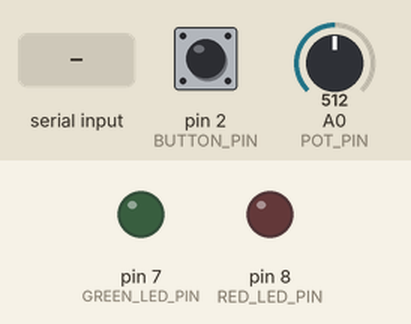
Recording of a sketch running on a simulated Arduino Uno, built with avr-gcc and run on an emulated ATmega328P. Shown: output pins drawn as LEDs (lit = HIGH). The test bench sets the inputs (shaded band); at power-on: pin 2 (BUTTON_PIN) HIGH, A0 (POT_PIN) = 512. What the sketch prints to the serial monitor is not drawn.

Above: at 1.2 s.
1.3 s: "FLASHLIGHT,90\n" received over Serial
At 2.5 s:
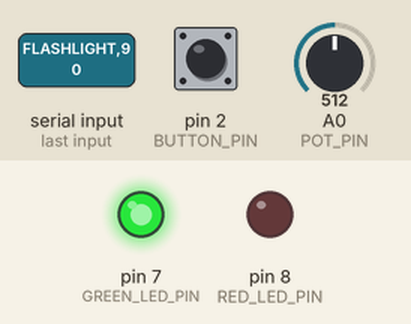
2.8 s: "REDPULSE,90\n" received over Serial
At 2.81 s:
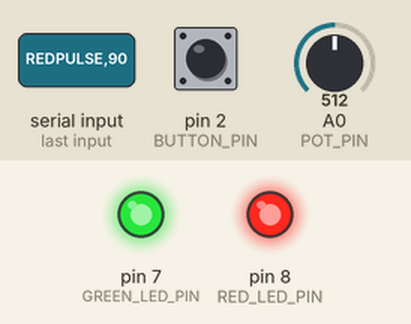
Timing chart, 0 to 5.8 s (numbered marks = the images above; inputs shaded):
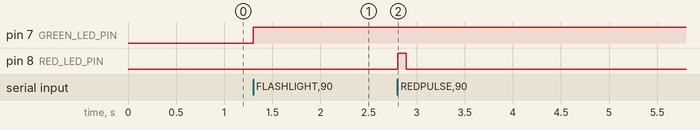

The sketch:

UnitySerialController02Example.ino
```cpp
#include <elapsedMillis.h>

const int POT_PIN = A0;
const int BUTTON_PIN = 2;
const int GREEN_LED_PIN = 7;
const int RED_LED_PIN = 8;
const unsigned long SEND_INTERVAL_MS = 50;
const unsigned long DEFAULT_RED_PULSE_MS = 500;

elapsedMillis sendTimer;
bool flashlightState = false;
unsigned long redLedPulseEndTimeMs = 0;

const int SERIAL_BUFFER_SIZE = 32;
char serialBuffer[SERIAL_BUFFER_SIZE];
int serialBufferIndex = 0;

void triggerRedLedPulse(unsigned long durationMs) {
  unsigned long safeDuration = durationMs > 0 ? durationMs : 1;
  redLedPulseEndTimeMs = millis() + safeDuration;
}

bool isRedPulseActive() {
  return (long)(millis() - redLedPulseEndTimeMs) < 0;
}

void handleIncomingCommand(const char* command) {
  int stateValue = 0;
  unsigned long pulseDurationMs = 0;

  if (sscanf(command, "FLASHLIGHT,%d", &stateValue) == 1) {
    flashlightState = stateValue != 0;
  } else if (sscanf(command, "REDPULSE,%lu", &pulseDurationMs) == 1) {
    triggerRedLedPulse(pulseDurationMs);
  } else if (sscanf(command, "REDLED,%d", &stateValue) == 1) {
    // Backward compatibility: REDLED,1 triggers a default pulse.
    if (stateValue != 0) {
      triggerRedLedPulse(DEFAULT_RED_PULSE_MS);
    }
  }
}

void updateActuators() {
  digitalWrite(GREEN_LED_PIN, flashlightState ? HIGH : LOW);
  digitalWrite(RED_LED_PIN, isRedPulseActive() ? HIGH : LOW);
}

void processIncomingSerial() {
  while (Serial.available() > 0) {
    char incomingChar = Serial.read();

    if (incomingChar == '\r') {
      continue;
    }

    if (incomingChar == '\n') {
      serialBuffer[serialBufferIndex] = '\0';

      if (serialBufferIndex > 0) {
        handleIncomingCommand(serialBuffer);
      }

      serialBufferIndex = 0;
    } else if (serialBufferIndex < SERIAL_BUFFER_SIZE - 1) {
      serialBuffer[serialBufferIndex++] = incomingChar;
    } else {
      // If a line is too long, reset and wait for the next command.
      serialBufferIndex = 0;
    }
  }
}

void setup() {
  pinMode(POT_PIN, INPUT);
  pinMode(BUTTON_PIN, INPUT_PULLUP);
  pinMode(GREEN_LED_PIN, OUTPUT);
  pinMode(RED_LED_PIN, OUTPUT);

  Serial.begin(115200);
}

void readSensors() {
  int potValue = analogRead(POT_PIN);
  bool buttonState = digitalRead(BUTTON_PIN) == LOW; // Active low button

  // Send one newline-terminated CSV message: potValue,button(0|1)
  Serial.print(potValue);
  Serial.print(',');
  Serial.println(buttonState ? 1 : 0);
}

void loop() {
  processIncomingSerial();
  updateActuators();

  if (sendTimer >= SEND_INTERVAL_MS) {
    sendTimer = 0; // Reset the timer
    readSensors(); // Read and send sensor data
  }
}
```

Measured:
- after the input at 1.3 s, pin 7 (GREEN_LED_PIN): LOW → HIGH at once
- after the input at 2.8 s, pin 8 (RED_LED_PIN): LOW → HIGH at once, → LOW 0.09 s later
